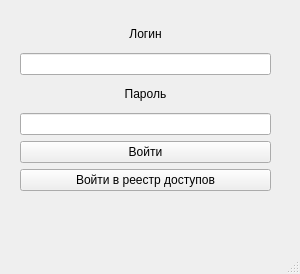
<?xml version="1.0" encoding="UTF-8"?>
<ui version="4.0">
 <class>Authorization</class>
 <widget class="QMainWindow" name="Authorization">
  <property name="enabled">
   <bool>true</bool>
  </property>
  <property name="geometry">
   <rect>
    <x>0</x>
    <y>0</y>
    <width>300</width>
    <height>274</height>
   </rect>
  </property>
  <property name="minimumSize">
   <size>
    <width>300</width>
    <height>274</height>
   </size>
  </property>
  <property name="maximumSize">
   <size>
    <width>300</width>
    <height>274</height>
   </size>
  </property>
  <property name="windowTitle">
   <string>Авторизация</string>
  </property>
  <widget class="QWidget" name="centralwidget">
   <widget class="QWidget" name="verticalLayoutWidget">
    <property name="geometry">
     <rect>
      <x>20</x>
      <y>20</y>
      <width>251</width>
      <height>171</height>
     </rect>
    </property>
    <layout class="QVBoxLayout" name="verticalLayout">
     <property name="sizeConstraint">
      <enum>QLayout::SetDefaultConstraint</enum>
     </property>
     <property name="leftMargin">
      <number>0</number>
     </property>
     <property name="rightMargin">
      <number>0</number>
     </property>
     <item>
      <widget class="QLabel" name="login">
       <property name="text">
        <string>Логин</string>
       </property>
       <property name="alignment">
        <set>Qt::AlignCenter</set>
       </property>
      </widget>
     </item>
     <item>
      <widget class="QLineEdit" name="loginChek">
       <property name="baseSize">
        <size>
         <width>200</width>
         <height>0</height>
        </size>
       </property>
       <property name="alignment">
        <set>Qt::AlignCenter</set>
       </property>
      </widget>
     </item>
     <item>
      <widget class="QLabel" name="password">
       <property name="text">
        <string>Пароль</string>
       </property>
       <property name="alignment">
        <set>Qt::AlignCenter</set>
       </property>
      </widget>
     </item>
     <item>
      <widget class="QLineEdit" name="passwordChek">
       <property name="echoMode">
        <enum>QLineEdit::Password</enum>
       </property>
       <property name="alignment">
        <set>Qt::AlignCenter</set>
       </property>
      </widget>
     </item>
     <item>
      <widget class="QPushButton" name="enterButton">
       <property name="text">
        <string>Войти</string>
       </property>
      </widget>
     </item>
     <item>
      <widget class="QPushButton" name="registerButton">
       <property name="text">
        <string>Войти в реестр доступов</string>
       </property>
      </widget>
     </item>
    </layout>
   </widget>
   <widget class="QLabel" name="Erorr">
    <property name="geometry">
     <rect>
      <x>30</x>
      <y>200</y>
      <width>231</width>
      <height>20</height>
     </rect>
    </property>
    <property name="text">
     <string/>
    </property>
    <property name="alignment">
     <set>Qt::AlignCenter</set>
    </property>
   </widget>
  </widget>
  <widget class="QMenuBar" name="menubar">
   <property name="geometry">
    <rect>
     <x>0</x>
     <y>0</y>
     <width>300</width>
     <height>22</height>
    </rect>
   </property>
  </widget>
  <widget class="QStatusBar" name="statusbar"/>
 </widget>
 <resources/>
 <connections/>
</ui>
